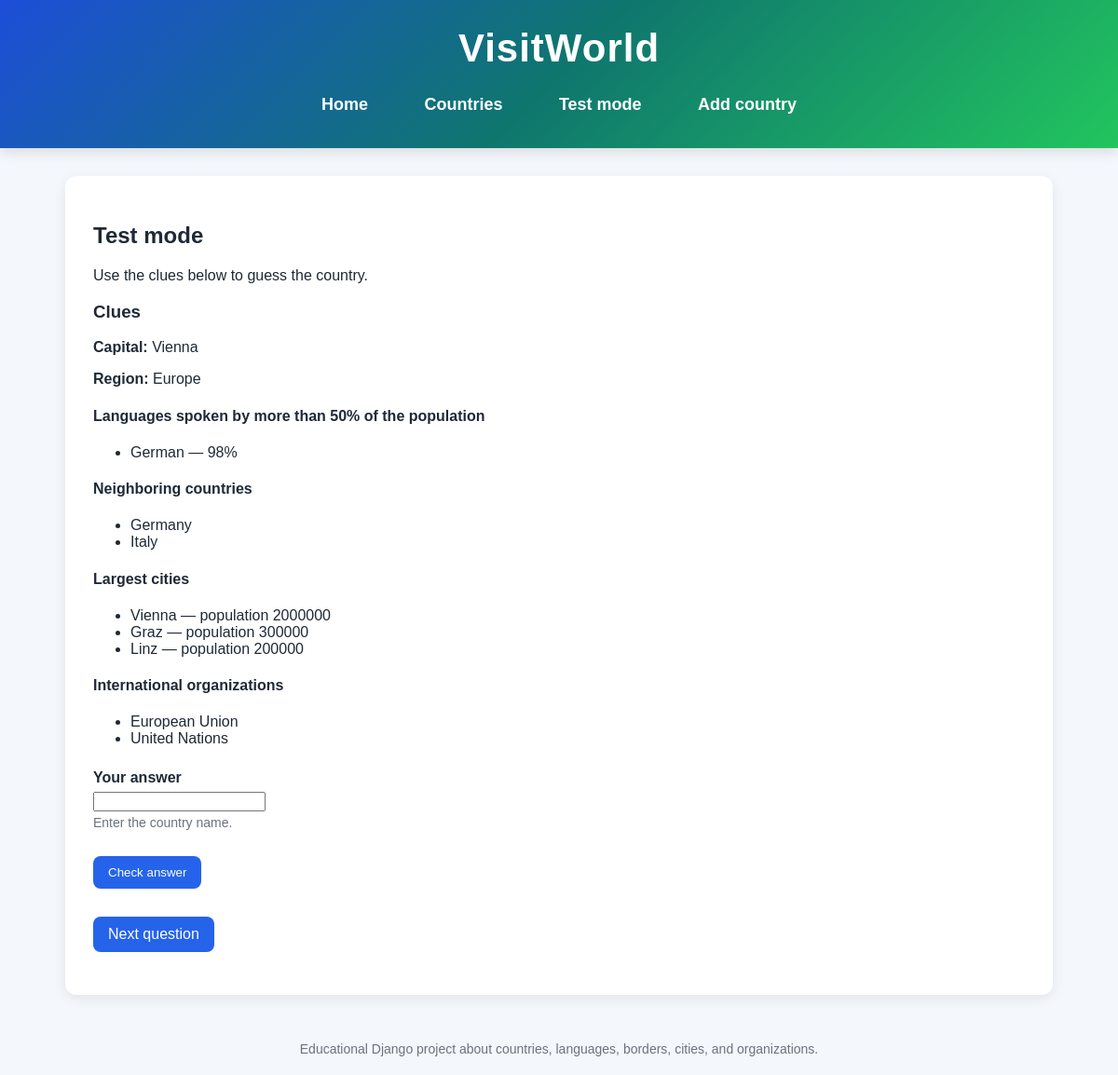
Page /test/1/ on the committed database.
### countries/models.py (models this page shows, shortened)
class Country(models.Model):
    REGION_CHOICES = [
        ("Europe", "Europe"),
        ("Asia", "Asia"),
        ("Africa", "Africa"),
        ("North America", "North America"),
        ("South America", "South America"),
        ("Oceania", "Oceania"),
    ]
    name = models.CharField(max_length=100, unique=True)
    capital = models.CharField(max_length=100)
    population = models.PositiveBigIntegerField()
    area = models.PositiveIntegerField(help_text="Area in square kilometers")
    region = models.CharField(max_length=30, choices=REGION_CHOICES)
    description = models.TextField(blank=True)
    image_url = models.URLField(blank=True)
    neighbors = models.ManyToManyField(
        "self",
        blank=True,
        symmetrical=True,
    )
    organizations = models.ManyToManyField(
        Organization,
        blank=True,
        related_name="countries",
    )
    class Meta:
        ordering = ["name"]

class Language(models.Model):
    country = models.ForeignKey(
        Country,
        on_delete=models.CASCADE,
        related_name="languages",
    )
    name = models.CharField(max_length=100)
    speakers_percent = models.PositiveIntegerField()
    class Meta:
        ordering = ["-speakers_percent", "name"]
        unique_together = ("country", "name")

class City(models.Model):
    country = models.ForeignKey(
        Country,
        on_delete=models.CASCADE,
        related_name="cities",
    )
    name = models.CharField(max_length=100)
    population = models.PositiveIntegerField()
    class Meta:
        ordering = ["-population", "name"]
        unique_together = ("country", "name")

class Organization(models.Model):
    name = models.CharField(max_length=100, unique=True)
    description = models.TextField(blank=True)
    class Meta:
        ordering = ["name"]

### countries/views.py (the view)
# urls.py: path("test/<int:country_id>/", views.test_country, name="test_country"),
def test_country(request, country_id):
    country = get_object_or_404(Country, pk=country_id)
    result_message = None
    if request.method == "POST":
        form = TestAnswerForm(request.POST)
        if form.is_valid():
            answer = form.cleaned_data["answer"].strip().lower()
            correct_name = country.name.strip().lower()
            if answer == correct_name:
                result_message = "Correct!"
            else:
                result_message = f"Wrong answer. The correct answer is {country.name}."
    else:
        form = TestAnswerForm()
    next_country = (
        Country.objects.filter(id__gt=country.id).order_by("id").first()
    )
    if next_country is None:
        next_country = Country.objects.order_by("id").first()
    context = {
        "country": country,
        "form": form,
        "result_message": result_message,
        "next_country": next_country,
    }
    return render(request, "countries/test_mode.html", context)

### countries/forms.py (shortened to what this page needs)
class TestAnswerForm(forms.Form):
    answer = forms.CharField(
        max_length=100,
        label="Your answer",
        help_text="Enter the country name.",
        error_messages={"required": "Please enter a country name."},
    )

### countries/templates/countries/test_mode.html (shortened to what this page needs)
{% extends "countries/base.html" %}
{% block content %}
    <h2>Test mode</h2>
    <p>Use the clues below to guess the country.</p>
    {% if country %}
        <h3>Clues</h3>
        <p><strong>Capital:</strong> {{ country.capital }}</p>
        <p><strong>Region:</strong> {{ country.region }}</p>
        <h4>Languages spoken by more than 50% of the population</h4>
        <ul>
            {% for language in country.languages.all %}
                {% if language.speakers_percent > 50 %}
                    <li>{{ language.name }} — {{ language.speakers_percent }}%</li>
                {% endif %}
            {% empty %}
                <li>No language data available.</li>
            {% endfor %}
        </ul>
        <h4>Neighboring countries</h4>
        <ul>
            {% for neighbor in country.neighbors.all %}
                <li>{{ neighbor.name }}</li>
            {% empty %}
                <li>No neighboring countries listed.</li>
            {% endfor %}
        </ul>
        <h4>Largest cities</h4>
        <ul>
            {% for city in country.cities.all %}
                <li>{{ city.name }} — population {{ city.population }}</li>
            {% empty %}
                <li>No city data available.</li>
            {% endfor %}
        </ul>
        <h4>International organizations</h4>
        <ul>
            {% for organization in country.organizations.all %}
                <li>{{ organization.name }}</li>
            {% empty %}
                <li>No organizations listed.</li>
            {% endfor %}
        </ul>
        <form method="post" style="margin-top: 24px;">
            {% for field in form %}
                <div style="margin-bottom: 18px;">
                    <label for="{{ field.id_for_label }}" style="display: block; font-weight: bold; margin-bottom: 6px;">
                        {{ field.label }}
                    </label>
                    <div>{{ field }}</div>
                    {% if field.help_text %}
                        <div style="font-size: 14px; color: #6b7280; margin-top: 4px;">
                            {{ field.help_text }}
                        </div>
                    {% endif %}
                </div>
            {% endfor %}
            <button type="submit" class="button-link" style="border: none; cursor: pointer;">
                Check answer
            </button>
        </form>
        {% if next_country %}
            <p style="margin-top: 20px;">
                <a class="button-link" href="{% url 'test_country' next_country.id %}">
                    Next question
                </a>
            </p>
        {% endif %}
    {% else %}
        <p>No countries are available for the test yet.</p>
    {% endif %}
{% endblock %}

### countries/templates/countries/base.html (shortened to what this page needs)
<!DOCTYPE html>
<html lang="en">
<head>
</head>
<body>
    <header>
        <h1>VisitWorld</h1>
        <nav>
            <a href="{% url 'home' %}">Home</a>
            <a href="{% url 'country_list' %}">Countries</a>
            <a href="{% url 'test_mode' %}">Test mode</a>
            <a href="{% url 'country_create' %}">Add country</a>
        </nav>
    </header>
    <main>
        {% block content %}
        {% endblock %}
    </main>
    <footer>
        Educational Django project about countries, languages, borders, cities, and organizations.
    </footer>
</body>
</html>

### countries/templates/countries/base.html (style rules this page uses)
body { font-family: Arial, sans-serif; margin: 0; background-color: #f4f7fb; color: #1f2937; }
header { background: linear-gradient(135deg, #1d4ed8 0%, #0f766e 50%, #22c55e 100%); color: white; padding: 28px 40px; text-align: center; box-shadow: 0 4px 14px rgba(0, 0, 0, 0.12); }
header h1 { margin: 0; font-size: 42px; font-weight: 800; letter-spacing: 1px; }
nav { margin-top: 18px; }
nav a { display: inline-block; color: white; text-decoration: none; margin: 0 14px; font-weight: bold; font-size: 18px; padding: 8px 14px; border-radius: 8px; transition: background-color 0.2s ease; }
main { max-width: 1000px; margin: 30px auto; background: white; padding: 30px; border-radius: 12px; box-shadow: 0 4px 14px rgba(0, 0, 0, 0.08); }
footer { text-align: center; color: #6b7280; padding: 20px; font-size: 14px; }
.button-link { display: inline-block; padding: 10px 16px; background-color: #2563eb; color: white; text-decoration: none; border-radius: 8px; margin-top: 10px; }

### rows in the picture
Country: capital "Vienna", region "Europe"
Language: name "German", speakers_percent "98"
Country: name "Germany"
Country: name "Italy"
City: name "Vienna", population "2000000"
City: name "Graz", population "300000"
City: name "Linz", population "200000"
Organization: name "European Union"
Organization: name "United Nations"

### other values in the picture
{{ field.label }} "Your answer"
{{ field.help_text }} "Enter the country name."
